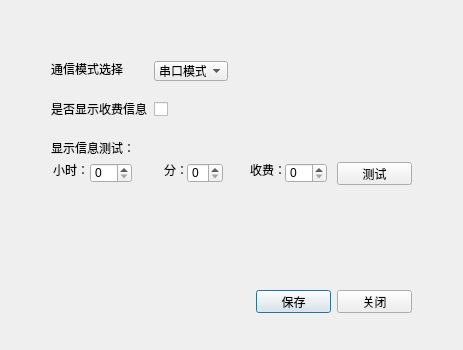
<?xml version="1.0" encoding="UTF-8"?>
<ui version="4.0">
 <class>CDlgCCStatus</class>
 <widget class="QDialog" name="CDlgCCStatus">
  <property name="geometry">
   <rect>
    <x>0</x>
    <y>0</y>
    <width>463</width>
    <height>350</height>
   </rect>
  </property>
  <property name="sizePolicy">
   <sizepolicy hsizetype="MinimumExpanding" vsizetype="MinimumExpanding">
    <horstretch>0</horstretch>
    <verstretch>0</verstretch>
   </sizepolicy>
  </property>
  <property name="windowTitle">
   <string>中心控制器状态</string>
  </property>
  <property name="styleSheet">
   <string notr="true">background-image: url(D:/WinParkUI/debug/Image/NewIcon/CommonBG-normal.jpg);</string>
  </property>
  <widget class="QLabel" name="label">
   <property name="geometry">
    <rect>
     <x>51</x>
     <y>61</y>
     <width>72</width>
     <height>16</height>
    </rect>
   </property>
   <property name="styleSheet">
    <string notr="true">background-image:url( );</string>
   </property>
   <property name="text">
    <string>通信模式选择</string>
   </property>
  </widget>
  <widget class="QComboBox" name="cbxMode">
   <property name="geometry">
    <rect>
     <x>154</x>
     <y>61</y>
     <width>74</width>
     <height>20</height>
    </rect>
   </property>
   <property name="styleSheet">
    <string notr="true">background-image:url( );</string>
   </property>
   <item>
    <property name="text">
     <string>串口模式</string>
    </property>
   </item>
   <item>
    <property name="text">
     <string>网络模式</string>
    </property>
   </item>
  </widget>
  <widget class="QLabel" name="label_2">
   <property name="geometry">
    <rect>
     <x>51</x>
     <y>101</y>
     <width>96</width>
     <height>16</height>
    </rect>
   </property>
   <property name="styleSheet">
    <string notr="true">background-image:url( );</string>
   </property>
   <property name="text">
    <string>是否显示收费信息</string>
   </property>
  </widget>
  <widget class="QCheckBox" name="chxDisplay">
   <property name="geometry">
    <rect>
     <x>154</x>
     <y>101</y>
     <width>16</width>
     <height>16</height>
    </rect>
   </property>
   <property name="styleSheet">
    <string notr="true">background-image:url( );</string>
   </property>
   <property name="text">
    <string/>
   </property>
  </widget>
  <widget class="QLabel" name="label_3">
   <property name="geometry">
    <rect>
     <x>51</x>
     <y>140</y>
     <width>91</width>
     <height>16</height>
    </rect>
   </property>
   <property name="styleSheet">
    <string notr="true">background-image:url( );</string>
   </property>
   <property name="text">
    <string>显示信息测试：</string>
   </property>
  </widget>
  <widget class="QPushButton" name="btnSave">
   <property name="geometry">
    <rect>
     <x>256</x>
     <y>290</y>
     <width>75</width>
     <height>23</height>
    </rect>
   </property>
   <property name="styleSheet">
    <string notr="true">background-image:url( );</string>
   </property>
   <property name="text">
    <string>保存</string>
   </property>
  </widget>
  <widget class="QPushButton" name="btnCancel">
   <property name="geometry">
    <rect>
     <x>337</x>
     <y>290</y>
     <width>75</width>
     <height>23</height>
    </rect>
   </property>
   <property name="styleSheet">
    <string notr="true">background-image:url( );</string>
   </property>
   <property name="text">
    <string>关闭</string>
   </property>
  </widget>
  <widget class="QSpinBox" name="spAmount">
   <property name="geometry">
    <rect>
     <x>285</x>
     <y>163</y>
     <width>42</width>
     <height>20</height>
    </rect>
   </property>
   <property name="styleSheet">
    <string notr="true">background-image:url( );</string>
   </property>
   <property name="maximum">
    <number>999</number>
   </property>
  </widget>
  <widget class="QSpinBox" name="spHour">
   <property name="geometry">
    <rect>
     <x>90</x>
     <y>163</y>
     <width>42</width>
     <height>20</height>
    </rect>
   </property>
   <property name="styleSheet">
    <string notr="true">background-image:url( );</string>
   </property>
   <property name="maximum">
    <number>999</number>
   </property>
  </widget>
  <widget class="QLabel" name="label_6">
   <property name="geometry">
    <rect>
     <x>250</x>
     <y>162</y>
     <width>31</width>
     <height>16</height>
    </rect>
   </property>
   <property name="styleSheet">
    <string notr="true">background-image:url( );</string>
   </property>
   <property name="text">
    <string>收费：</string>
   </property>
  </widget>
  <widget class="QSpinBox" name="spMin">
   <property name="geometry">
    <rect>
     <x>187</x>
     <y>163</y>
     <width>36</width>
     <height>20</height>
    </rect>
   </property>
   <property name="styleSheet">
    <string notr="true">background-image:url( );</string>
   </property>
  </widget>
  <widget class="QPushButton" name="btnTest">
   <property name="geometry">
    <rect>
     <x>337</x>
     <y>162</y>
     <width>75</width>
     <height>23</height>
    </rect>
   </property>
   <property name="styleSheet">
    <string notr="true">background-image:url( );</string>
   </property>
   <property name="text">
    <string>测试</string>
   </property>
  </widget>
  <widget class="QLabel" name="label_5">
   <property name="geometry">
    <rect>
     <x>164</x>
     <y>162</y>
     <width>21</width>
     <height>16</height>
    </rect>
   </property>
   <property name="styleSheet">
    <string notr="true">background-image:url( );</string>
   </property>
   <property name="text">
    <string>分：</string>
   </property>
  </widget>
  <widget class="QLabel" name="label_4">
   <property name="geometry">
    <rect>
     <x>53</x>
     <y>162</y>
     <width>31</width>
     <height>16</height>
    </rect>
   </property>
   <property name="styleSheet">
    <string notr="true">background-image:url( );</string>
   </property>
   <property name="text">
    <string>小时：</string>
   </property>
  </widget>
  <widget class="QLabel" name="lblTitle">
   <property name="geometry">
    <rect>
     <x>20</x>
     <y>5</y>
     <width>141</width>
     <height>21</height>
    </rect>
   </property>
   <property name="font">
    <font>
     <family>宋体</family>
     <pointsize>9</pointsize>
     <weight>75</weight>
     <italic>false</italic>
     <bold>true</bold>
    </font>
   </property>
   <property name="styleSheet">
    <string notr="true">background-image:url( );
color: rgb(85, 0, 0);</string>
   </property>
   <property name="text">
    <string/>
   </property>
  </widget>
  <widget class="QLabel" name="lblClose">
   <property name="geometry">
    <rect>
     <x>423</x>
     <y>6</y>
     <width>30</width>
     <height>15</height>
    </rect>
   </property>
   <property name="text">
    <string/>
   </property>
  </widget>
 </widget>
 <resources/>
 <connections/>
</ui>
